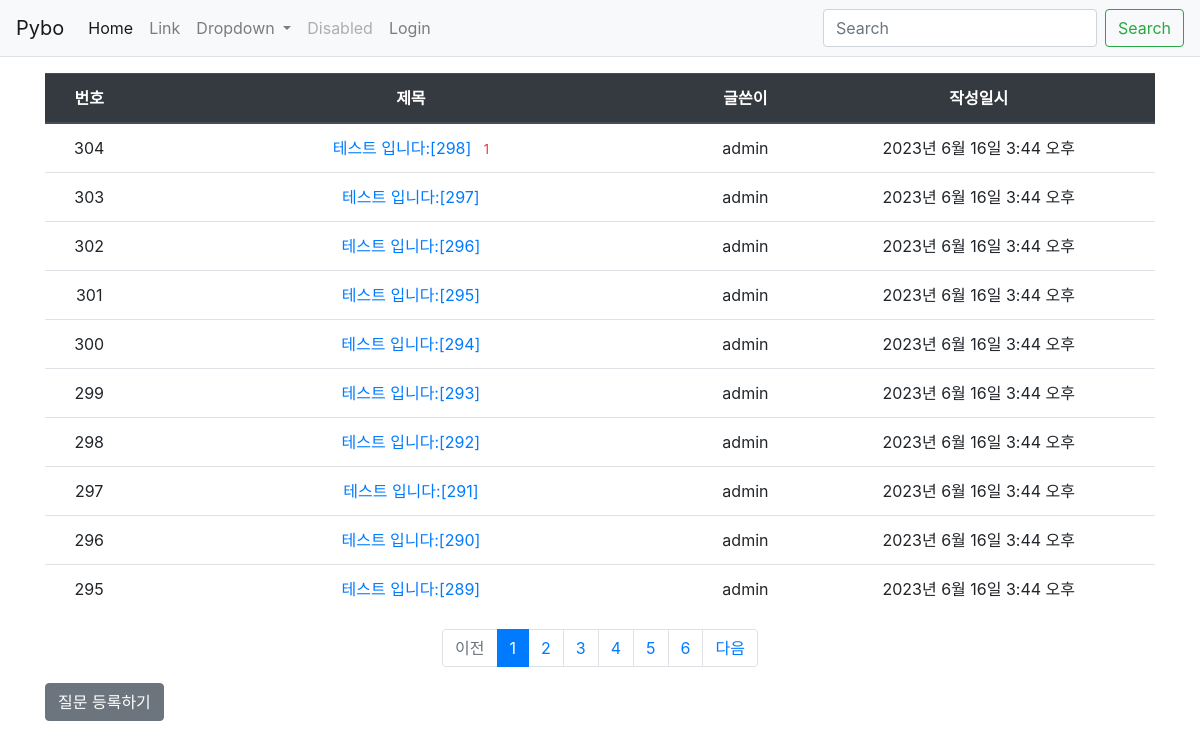
Screenshot of /pybo/ with the database file from the repository.
### pybo/models.py (models this page shows, shortened)
class Question(models.Model):
    author = models.ForeignKey(User, on_delete=models.CASCADE)
    subject = models.CharField(max_length=200)
    content = models.TextField()
    create_date = models.DateTimeField()
    modify_date = models.DateTimeField(null=True, blank=True)

### pybo/views.py (the view)
# urls.py: path('', views.index, name='index'),
def index(request):
    page = request.GET.get('page', '1')
    question_list = Question.objects.order_by('-create_date')
    paginator = Paginator(question_list, 10)
    page_obj = paginator.get_page(page)
    context = {'question_list': page_obj}
    return render(request, 'pybo/question_list.html', context)

### pybo/templatetags/pybo_filter.py (called while the page is built)
@register.filter
def sub(value, arg):
    return value - arg

### templates/pybo/question_list.html
{% extends 'base.html' %}
{% load pybo_filter %}
{% block content %}
<div class="container my-3">
    <table class="table">
        <thead>
            <tr class="text-center thead-dark">
                <th>번호</th>
                <th style="width:50%">제목</th>
                <th>글쓴이</th>
                <th>작성일시</th>
            </tr>
        </thead>
        <tbody>
            {% if question_list %}
            {% for question in question_list %}
            <tr class="text-center">
                <td>{{ question_list.paginator.count|sub:question_list.start_index|sub:forloop.counter0|add:1 }}</td>
                <td class="text-center">
                    <a href="{% url 'pybo:detail' question.id %}">
                        {{ question.subject }}
                        {% if question.answer_set.count > 0 %}
                        <span class="text-danger small ml-2">
                            {{ question.answer_set.count }}
                        </span>
                        {% endif %}
                    </a>
                </td>
                <td>{{ question.author.username }}</td>
                <td>{{ question.create_date }}</td>
            </tr>
            {% endfor %}
            {% else %}
            <tr>
                <td colspan="3">질문이 없습니다</td>
            </tr>
            {% endif %}
        </tbody>
    </table>
    <ul class="pagination justify-content-center">
        {% if question_list.has_previous %}
        <li class="page-item">
            <a class="page-link" href="?page={{ question_list.previous_page_number }}">
                이전
            </a>
        </li>
        {% else %}
        <li class="page-item disabled">
            <a class="page-link" tabindex="-1" aria-disabled="true" href="#">
                이전
            </a>
        </li>
        {% endif %}
        {% for page_number in question_list.paginator.page_range %}
        {% if page_number >= question_list.number|add:-5 and page_number <= question_list.number|add:5 %}
            {% if page_number == question_list.number %}
            <li class="page-item active" aria-current="page">
                <a class="page-link" href="?page={{ page_number }}">
                    {{ page_number}}
                </a>
            </li>
            {% else %}
            <li class="page-item">
                <a class="page-link" href="?page={{ page_number }}">
                    {{ page_number}}
                </a>
            </li>
            {% endif %}
        {% endif %}
        {% endfor %}
        {% if question_list.has_next %}
        <li class="page-item">
            <a class="page-link" href="?page={{ question_list.next_page_number }}">
                다음
            </a>
        </li>
        {% else %}
        <li class="page-item disabled">
            <a class="page-link" tabindex="-1" aria-disabled="true" href="#">
                다음
            </a>
        </li>
        {% endif %}
    </ul>
    <a href="{% url 'pybo:question_create' %}" class="btn btn-secondary">
        질문 등록하기
    </a>
</div>
{% endblock %}

### templates/base.html (shortened to what this page needs)
{% load static %}
<!DOCTYPE html>
<html lang="ko">
<head>
    <link rel="stylesheet" type="text/css" href="{% static 'bootstrap.min.css' %}">
    <link rel="stylesheet" type="text/css" href="{% static 'style.css' %}">
</head>
<body>
    {% include "navbar.html" %}
    {% block content %}
    {% endblock %}
</body>
</html>

### templates/navbar.html (shortened to what this page needs)
<nav class="navbar navbar-expand-lg navbar-light bg-light border-bottom">
    <a class="navbar-brand" href="{% url 'pybo:index' %}">Pybo</a>
    <div class="collapse navbar-collapse" id="navbarNav">
        <ul class="navbar-nav mr-auto">
            <li class="nav-item active">
            <a class="nav-link" href="#">Home <span class="sr-only">(current)</span></a>
            </li>
            <li class="nav-item">
            <a class="nav-link" href="#">Link</a>
            </li>
            <li class="nav-item dropdown">
            <a class="nav-link dropdown-toggle" href="#" id="navbarDropdown" role="button" data-toggle="dropdown" aria-haspopup="true" aria-expanded="false">
                Dropdown
            </a>
            </li>
            <li class="nav-item">
            <a class="nav-link disabled" href="#" tabindex="-1" aria-disabled="true">Disabled</a>
            </li>
            <li class="nav-item">
                {% if user.is_authenticated %}
                <a class="nav-link" href="{% url 'common:logout' %}">
                    {{ user.username }} (Logout)
                </a>
                {% else %}
                <a class="nav-link" href="{% url 'common:login' %}">Login</a>
                {% endif %}
            </li>
        </ul>
        <form class="form-inline my-2 my-lg-0">
            <input class="form-control mr-sm-2" type="search" placeholder="Search" aria-label="Search">
            <button class="btn btn-outline-success my-2 my-sm-0" type="submit">Search</button>
        </form>
    </div>
</nav>

### rows the page displays
Question: paginator.count|sub "304", subject "테스트 입니다:[298]", answer_set.count "1", author.username "admin", create_date "2023년 6월 16일 3:44 오후"
Question: paginator.count|sub "303", subject "테스트 입니다:[297]", author.username "admin", create_date "2023년 6월 16일 3:44 오후"
Question: paginator.count|sub "302", subject "테스트 입니다:[296]", author.username "admin", create_date "2023년 6월 16일 3:44 오후"
Question: paginator.count|sub "301", subject "테스트 입니다:[295]", author.username "admin", create_date "2023년 6월 16일 3:44 오후"
Question: paginator.count|sub "300", subject "테스트 입니다:[294]", author.username "admin", create_date "2023년 6월 16일 3:44 오후"
Question: paginator.count|sub "299", subject "테스트 입니다:[293]", author.username "admin", create_date "2023년 6월 16일 3:44 오후"
Question: paginator.count|sub "298", subject "테스트 입니다:[292]", author.username "admin", create_date "2023년 6월 16일 3:44 오후"
Question: paginator.count|sub "297", subject "테스트 입니다:[291]", author.username "admin", create_date "2023년 6월 16일 3:44 오후"
Question: paginator.count|sub "296", subject "테스트 입니다:[290]", author.username "admin", create_date "2023년 6월 16일 3:44 오후"
Question: paginator.count|sub "295", subject "테스트 입니다:[289]", author.username "admin", create_date "2023년 6월 16일 3:44 오후"

### other values shown
{{ page_number }} "1"
{{ page_number }} "2" "3" "4" "5" "6"
